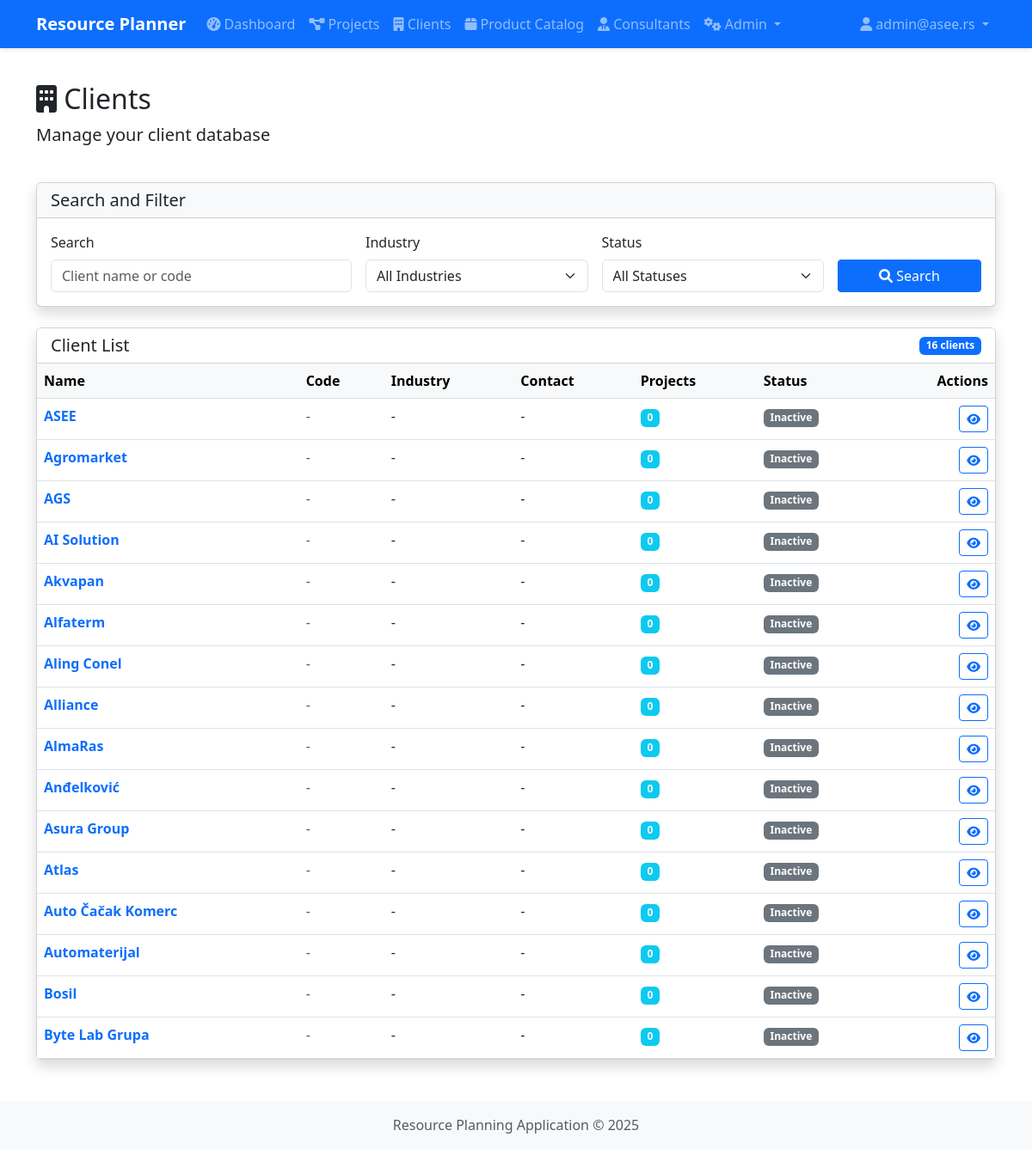
Screenshot of /clients/ (signed in) with the database file from the repository.
### app/models.py (models this page shows, shortened)
class User(db.Model, UserMixin):
    __tablename__ = 'users'
    id = db.Column(db.Integer, primary_key=True)
    username = db.Column(db.String(80), unique=True, nullable=False)
    email = db.Column(db.String(120), unique=True, nullable=False)
    password_hash = db.Column(db.String(128))
    first_name = db.Column(db.String(50))
    last_name = db.Column(db.String(50))
    created_at = db.Column(db.DateTime, default=datetime.utcnow)
    is_active = db.Column(db.Boolean, default=True)
    updated_at = db.Column(db.DateTime, default=datetime.utcnow, onupdate=datetime.utcnow)
    consultants = db.relationship('Consultant', backref='user', lazy=True)
    roles = db.relationship('Role', secondary='user_roles', backref=db.backref('users', lazy=True))

class Client(db.Model):
    __tablename__ = 'clients'
    id = db.Column(db.Integer, primary_key=True)
    name = db.Column(db.String(100), nullable=False)
    address = db.Column(db.String(200))
    city = db.Column(db.String(100))
    country_id = db.Column(db.Integer, db.ForeignKey('list_items.id'))
    created_at = db.Column(db.DateTime, default=datetime.utcnow)
    updated_at = db.Column(db.DateTime, default=datetime.utcnow, onupdate=datetime.utcnow)
    projects = db.relationship('Project', backref='client', lazy=True)
    project_templates = db.relationship('ProjectTemplate', backref='client', lazy=True)

### app/routes/clients.py (the view)
@clients_bp.route('/')
@login_required
def list_clients():
    if user_has_role(current_user, 'Admin') or user_has_role(current_user, 'Manager'):
        clients = Client.query.all()
    elif user_has_role(current_user, 'Project Manager'):
        client_ids = db.session.query(Project.client_id).filter_by(manager_id=current_user.id).distinct()
        clients = Client.query.filter(Client.id.in_(client_ids)).all()
    else:
        clients = []
    return render_template('clients/list.html', clients=clients)

### app/routes/clients.py (called while the page is built)
def user_has_role(user, role_name):
    return utils_user_has_role(user, role_name)

### app/utils.py (called while the page is built, shortened)
def user_has_role(user, role_name):
    if not user or not user.is_authenticated:
        return False
    try:
        role = Role.query.filter_by(name=role_name).first()
        if role and role in user.roles:
            return True
    except SQLAlchemyError as e:
        current_app.logger.error(f"Error checking role {role_name} for user {user.username}: {str(e)}")
        if role_name == 'Admin' and user.username == 'admin':
            return True
    return False

### app/templates/clients/list.html (shortened to what this page needs)
{% extends 'base.html' %}
{% block content %}
<div class="row mb-4">
    <div class="col">
        <h1 class="h2">
            <i class="fas fa-building"></i> Clients
        </h1>
        <p class="lead">Manage your client database</p>
    </div>
    <div class="col-auto">
    </div>
</div>
<div class="card shadow mb-4">
    <div class="card-header bg-light">
        <h5 class="mb-0">Search and Filter</h5>
    </div>
    <div class="card-body">
        <form method="GET" action="{{ url_for('clients.list_clients') }}" class="row g-3">
            <div class="col-md-4">
                <label for="search" class="form-label">Search</label>
                <input type="text" class="form-control" id="search" name="search" placeholder="Client name or code" value="{{ request.args.get('search', '') }}">
            </div>
            <div class="col-md-3">
                <label for="industry" class="form-label">Industry</label>
                <select class="form-select" id="industry" name="industry">
                    <option value="">All Industries</option>
                </select>
            </div>
            <div class="col-md-3">
                <label for="status" class="form-label">Status</label>
                <select class="form-select" id="status" name="status">
                    <option value="">All Statuses</option>
                </select>
            </div>
            <div class="col-md-2 d-flex align-items-end">
                <button type="submit" class="btn btn-primary w-100">
                    <i class="fas fa-search"></i> Search
                </button>
            </div>
        </form>
    </div>
</div>
<div class="card shadow">
    <div class="card-header bg-white d-flex justify-content-between align-items-center">
        <h5 class="mb-0">Client List</h5>
        <span class="badge bg-primary">{{ clients|length }} clients</span>
    </div>
    <div class="card-body p-0">
        <div class="table-responsive">
            <table class="table table-hover mb-0">
                <thead class="table-light">
                    <tr>
                        <th>Name</th>
                        <th>Code</th>
                        <th>Industry</th>
                        <th>Contact</th>
                        <th>Projects</th>
                        <th>Status</th>
                        <th class="text-end">Actions</th>
                    </tr>
                </thead>
                <tbody>
                    {% for client in clients %}
                    <tr>
                        <td>
                            <a href="{{ url_for('clients.view_client', client_id=client.id) }}" class="fw-bold text-decoration-none">
                                {{ client.name }}
                            </a>
                        </td>
                        <td><span class="text-muted">{{ client.code or '-' }}</span></td>
                        <td>{{ client.industry or '-' }}</td>
                        <td>
                            {% if client.email %}
                            <a href="mailto:{{ client.email }}" class="text-decoration-none">
                                {{ client.contact_name or client.email }}
                            </a>
                            {% else %}
                            {{ client.contact_name or '-' }}
                            {% endif %}
                        </td>
                        <td>
                            <span class="badge bg-info">{{ client.projects|default(0, true) }}</span>
                        </td>
                        <td>
                            {% if client.active %}
                            <span class="badge bg-success">Active</span>
                            {% else %}
                            <span class="badge bg-secondary">Inactive</span>
                            {% endif %}
                        </td>
                        <td class="text-end">
                            <div class="btn-group btn-group-sm">
                                <a href="{{ url_for('clients.view_client', client_id=client.id) }}" class="btn btn-outline-primary">
                                    <i class="fas fa-eye"></i>
                                </a>
                            </div>
                        </td>
                    </tr>
                    {% endfor %}
                </tbody>
            </table>
        </div>
    </div>
</div>
{% endblock %}

### app/templates/base.html (shortened to what this page needs)
<!DOCTYPE html>
<html lang="en">
<head>
    <link href="https://cdn.jsdelivr.net/npm/bootstrap@5.3.0-alpha1/dist/css/bootstrap.min.css" rel="stylesheet">
    <link rel="stylesheet" href="https://cdnjs.cloudflare.com/ajax/libs/font-awesome/6.0.0/css/all.min.css">
    <link rel="stylesheet" href="{{ url_for('static', filename='css/style.css') }}">
</head>
<body>
    <nav class="navbar navbar-expand-lg navbar-dark bg-primary">
        <div class="container">
            <a class="navbar-brand" href="{{ url_for('index') }}">Resource Planner</a>
            <div class="collapse navbar-collapse" id="navbarNav">
                {% if current_user.is_authenticated %}
                <ul class="navbar-nav me-auto">
                    <li class="nav-item">
                        <a class="nav-link" href="{{ url_for('admin.dashboard') }}">
                            <i class="fas fa-tachometer-alt"></i> Dashboard
                        </a>
                    </li>
                    <li class="nav-item">
                        <a class="nav-link" href="{{ url_for('projects.list_projects') }}">
                            <i class="fas fa-project-diagram"></i> Projects
                        </a>
                    </li>
                    <li class="nav-item">
                        <a class="nav-link" href="{{ url_for('clients.list_clients') }}">
                            <i class="fas fa-building"></i> Clients
                        </a>
                    </li>
                    <li class="nav-item">
                        <a class="nav-link" href="{{ url_for('catalog.list_products') }}">
                            <i class="fas fa-box"></i> Product Catalog
                        </a>
                    </li>
                    <li class="nav-item">
                        <a class="nav-link" href="{{ url_for('consultants.list_consultants') }}">
                            <i class="fas fa-user-tie"></i> Consultants
                        </a>
                    </li>
                    {% if 'Admin' in current_user.roles|map(attribute='name') or 'Manager' in current_user.roles|map(attribute='name') %}
                    <li class="nav-item dropdown">
                        <a class="nav-link dropdown-toggle" href="#" id="adminDropdown" role="button" data-bs-toggle="dropdown" aria-expanded="false">
                            <i class="fas fa-cogs"></i> Admin
                        </a>
                    </li>
                    {% endif %}
                </ul>
                <ul class="navbar-nav">
                    <li class="nav-item dropdown">
                        <a class="nav-link dropdown-toggle" href="#" id="userDropdown" role="button" data-bs-toggle="dropdown" aria-expanded="false">
                            <i class="fas fa-user"></i> {{ current_user.username }}
                        </a>
                    </li>
                </ul>
                {% endif %}
            </div>
        </div>
    </nav>
    <div class="container mt-4">
        {% block content %}{% endblock %}
    </div>
    <footer class="footer mt-5 py-3 bg-light">
        <div class="container text-center">
            <span class="text-muted">Resource Planning Application &copy; {{ now.year }}</span>
        </div>
    </footer>
</body>
</html>

### app/static/css/style.css (style rules this page uses)
body { min-height: 100vh; display: flex; flex-direction: column; }
.footer { margin-top: auto; }
.card { transition: transform 0.3s ease; box-shadow: 0 4px 6px rgba(0, 0, 0, 0.1); }
.btn { border-radius: 0.25rem; }
.navbar { box-shadow: 0 2px 4px rgba(0, 0, 0, 0.1); }
.navbar-brand { font-weight: bold; }

### rows the page displays
User: username "admin@asee.rs"
Client: name "ASEE", code "-", industry "-", contact_name "-", projects "0"
Client: name "Agromarket", code "-", industry "-", contact_name "-", projects "0"
Client: name "AGS", code "-", industry "-", contact_name "-", projects "0"
Client: name "AI Solution", code "-", industry "-", contact_name "-", projects "0"
Client: name "Akvapan", code "-", industry "-", contact_name "-", projects "0"
Client: name "Alfaterm", code "-", industry "-", contact_name "-", projects "0"
Client: name "Aling Conel", code "-", industry "-", contact_name "-", projects "0"
Client: name "Alliance", code "-", industry "-", contact_name "-", projects "0"
Client: name "AlmaRas", code "-", industry "-", contact_name "-", projects "0"
Client: name "Anđelković", code "-", industry "-", contact_name "-", projects "0"
Client: name "Asura Group", code "-", industry "-", contact_name "-", projects "0"
Client: name "Atlas", code "-", industry "-", contact_name "-", projects "0"
Client: name "Auto Čačak Komerc", code "-", industry "-", contact_name "-", projects "0"
Client: name "Automaterijal", code "-", industry "-", contact_name "-", projects "0"
Client: name "Bosil", code "-", industry "-", contact_name "-", projects "0"
Client: name "Byte Lab Grupa", code "-", industry "-", contact_name "-", projects "0"

### other values shown
{{ clients|length }} "16"
